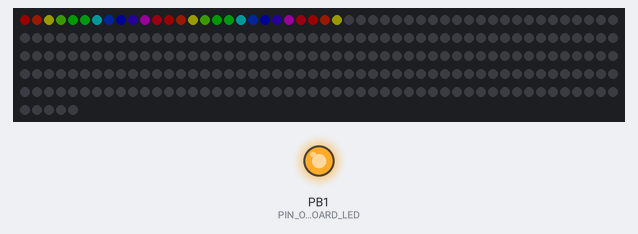
Simulated run of this sketch. Board: ATtiny85, built with avr-gcc and run on an emulated ATtiny85. Shown: 255 RGB LEDs in strip order, left to right, continuing on the next row, output pins drawn as LEDs (lit = HIGH). Dim RGB values are drawn brighter than linear.

Above: at 0.7 s.
At 2.0 s:
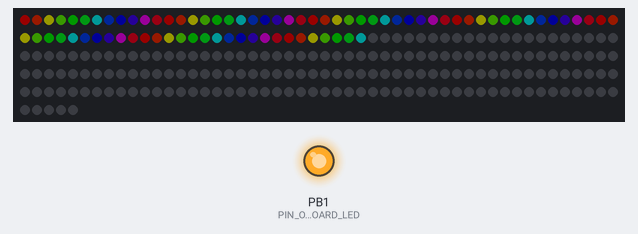
At 3.3 s:
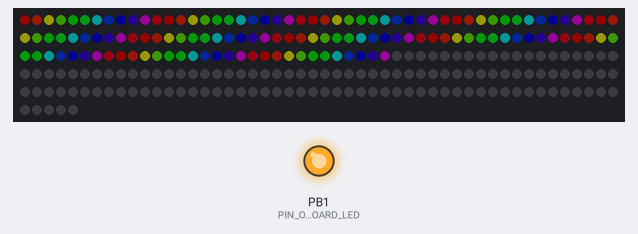
At 5.9 s:
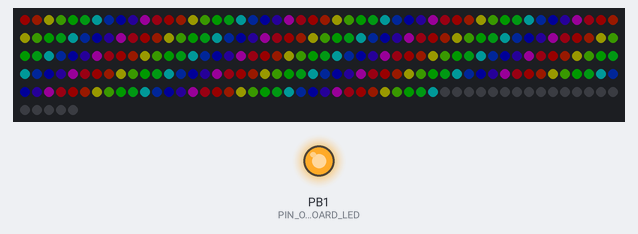
Timing chart, 0 to 40.0 s (numbered marks = the images above):
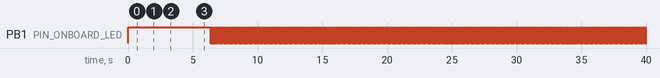

The sketch:

color_wave2.ino
```cpp
#include "Ytani_NeoPixel.h"

const uint8_t PIN_ONBOARD_LED = 1;  // DigiSpark ATTiny85
//const uint8_t PIN_ONBOARD_LED = 13;  // Arduino Uno

const uint8_t PIN_PIXEL        = 4;
const uint8_t PIXELS_N         = 255;
const int     BRIGHTNESS       = 24;  // 1-255

const unsigned long LOOP_DELAY = 100;  // ms

const uint8_t COLOR_LIST[][3] =
  {
   {BRIGHTNESS, 0, 0},
   {BRIGHTNESS, int(1*BRIGHTNESS/6), 0},
   {BRIGHTNESS, BRIGHTNESS, 0},
   {int(3*BRIGHTNESS/8), BRIGHTNESS, 0},
   {0, BRIGHTNESS, 0},
   {0, BRIGHTNESS, int(1*BRIGHTNESS/8)},
   {0, BRIGHTNESS, BRIGHTNESS},
   {0, int(1*BRIGHTNESS/4), BRIGHTNESS},
   {0, 0, BRIGHTNESS},
   {int(3*BRIGHTNESS/12), 0, BRIGHTNESS},
   {BRIGHTNESS, 0, BRIGHTNESS},
   {BRIGHTNESS, 0, int(1*BRIGHTNESS/8)}
  };
const int COLOR_N = sizeof(COLOR_LIST) / sizeof(COLOR_LIST[0]);

Ytani_NeoPixel pixels(PIXELS_N, PIN_PIXEL);

/**
 *
 */
void set_color_and_show(int color_i, unsigned long delay_msec=0) {
  if (color_i >= COLOR_N) {
    color_i %= COLOR_N;
  }

  for (int i=0; i < PIXELS_N; i++) {
    pixels.setColor(i,
                    COLOR_LIST[color_i][0],
                    COLOR_LIST[color_i][1],
                    COLOR_LIST[color_i][2]);

    color_i = (color_i + 1) % COLOR_N;

    if ( delay_msec > 0 ) {
      pixels.show();
      delay(delay_msec);
    }
  } // for(i)

  if (delay_msec == 0) {
    pixels.show();
  }
}

/**
 *
 */
void setup() {
  pinMode(PIN_ONBOARD_LED, OUTPUT);
  digitalWrite(PIN_ONBOARD_LED, HIGH);

  pixels.clear();
  pixels.show();
  // delay(1000);

  set_color_and_show(0, 10);
}

/**
 *
 */
void loop() {
  static int color_i = 1;

  digitalWrite(PIN_ONBOARD_LED, LOW);

  set_color_and_show(color_i);
  color_i = (color_i + COLOR_N - 1) % COLOR_N;

  delay(LOOP_DELAY / 2);
  digitalWrite(PIN_ONBOARD_LED, HIGH);
  delay(LOOP_DELAY / 2);
}
```

Ytani_NeoPixel.h
```cpp
// (licence header left out)
#ifndef YTANI_NEOPIXEL_H
#define YTANI_NEOPIXEL_H

#include <Adafruit_NeoPixel.h>

/**
 *
 */
class Ytani_NeoPixel {
public:
  Ytani_NeoPixel(uint8_t n, uint8_t pin) {
    this->_pixels = Adafruit_NeoPixel(n, pin, NEO_GRB + NEO_KHZ800);
    this->_pixels.begin();
    this->_pixels.setBrightness(255);
  }

  void clear() {
    this->_pixels.clear();
  }

  void show() {
    this->_pixels.show();
  }

  void setColor(int i, uint32_t col) {
    this->_pixels.setPixelColor(i, col);
  }

  void setColor(int i, uint8_t r, uint8_t g, uint8_t b) {
    this->_pixels.setPixelColor(i, r, g, b);
  }

  uint32_t getColor(int i) {
    return this->_pixels.getPixelColor(i);
  }

  uint32_t color(uint8_t r, uint8_t g, uint8_t b) {
    return this->_pixels.Color(r, g, b);
  }

private:
  Adafruit_NeoPixel _pixels;
  uint8_t pixels_n = 0;
  uint8_t pin;
};
#endif // YTANI_NEOPIXEL_H
```

Measured:
- by itself, PB1 (PIN_ONBOARD_LED): alternates HIGH for 0.05 s and LOW for 0.08 s
- by itself, everything shown: repeats every 1.5 s, in 24 steps
